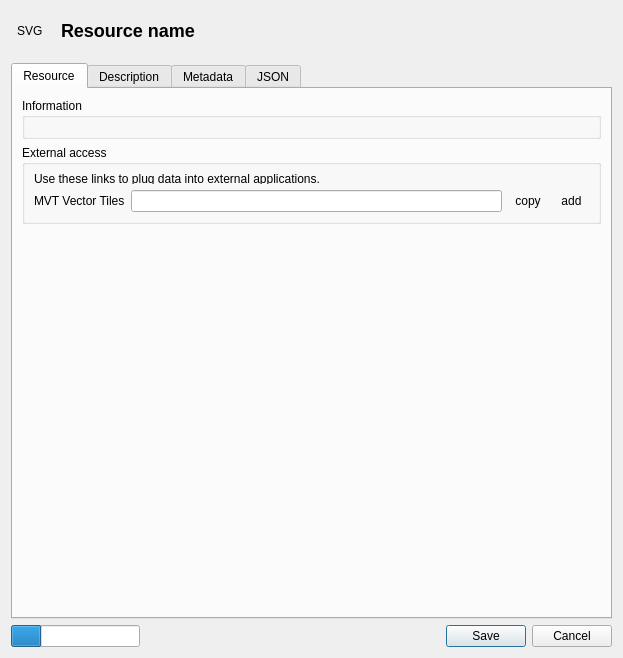
<?xml version="1.0" encoding="UTF-8"?>
<ui version="4.0">
 <class>ResourcePropertiesDiaglogBase</class>
 <widget class="QDialog" name="ResourcePropertiesDiaglogBase">
  <property name="geometry">
   <rect>
    <x>0</x>
    <y>0</y>
    <width>623</width>
    <height>658</height>
   </rect>
  </property>
  <property name="windowTitle">
   <string>Resource properties</string>
  </property>
  <property name="sizeGripEnabled">
   <bool>false</bool>
  </property>
  <layout class="QVBoxLayout" name="verticalLayout_4">
   <item>
    <layout class="QHBoxLayout" name="header_layout">
     <property name="spacing">
      <number>12</number>
     </property>
     <property name="leftMargin">
      <number>6</number>
     </property>
     <property name="rightMargin">
      <number>6</number>
     </property>
     <property name="bottomMargin">
      <number>6</number>
     </property>
     <item>
      <widget class="QLabel" name="resource_icon">
       <property name="minimumSize">
        <size>
         <width>32</width>
         <height>32</height>
        </size>
       </property>
       <property name="maximumSize">
        <size>
         <width>32</width>
         <height>32</height>
        </size>
       </property>
       <property name="text">
        <string>SVG</string>
       </property>
      </widget>
     </item>
     <item>
      <widget class="QLabel" name="resource_name_label">
       <property name="maximumSize">
        <size>
         <width>537</width>
         <height>537</height>
        </size>
       </property>
       <property name="whatsThis">
        <string>&lt;html&gt;&lt;head/&gt;&lt;body&gt;&lt;p&gt;&lt;span style=&quot; font-size:14pt; font-weight:600;&quot;&gt;fefr&lt;/span&gt;&lt;/p&gt;&lt;/body&gt;&lt;/html&gt;</string>
       </property>
       <property name="text">
        <string>&lt;html&gt;&lt;head/&gt;&lt;body&gt;&lt;h2&gt;&lt;p&gt;Resource name&lt;/p&gt;&lt;/h2&gt;&lt;/body&gt;&lt;/html&gt;</string>
       </property>
       <property name="wordWrap">
        <bool>false</bool>
       </property>
      </widget>
     </item>
     <item>
      <spacer name="horizontalSpacer_2">
       <property name="orientation">
        <enum>Qt::Horizontal</enum>
       </property>
       <property name="sizeType">
        <enum>QSizePolicy::Expanding</enum>
       </property>
       <property name="sizeHint" stdset="0">
        <size>
         <width>250</width>
         <height>40</height>
        </size>
       </property>
      </spacer>
     </item>
    </layout>
   </item>
   <item>
    <widget class="QTabWidget" name="tab_widget">
     <property name="enabled">
      <bool>true</bool>
     </property>
     <property name="sizePolicy">
      <sizepolicy hsizetype="Expanding" vsizetype="Expanding">
       <horstretch>0</horstretch>
       <verstretch>0</verstretch>
      </sizepolicy>
     </property>
     <property name="minimumSize">
      <size>
       <width>0</width>
       <height>0</height>
      </size>
     </property>
     <property name="currentIndex">
      <number>0</number>
     </property>
     <property name="usesScrollButtons">
      <bool>false</bool>
     </property>
     <widget class="QWidget" name="resource_tab">
      <property name="sizePolicy">
       <sizepolicy hsizetype="Preferred" vsizetype="Preferred">
        <horstretch>0</horstretch>
        <verstretch>0</verstretch>
       </sizepolicy>
      </property>
      <attribute name="title">
       <string>Resource</string>
      </attribute>
      <layout class="QVBoxLayout" name="verticalLayout">
       <item>
        <widget class="QGroupBox" name="info_group">
         <property name="enabled">
          <bool>true</bool>
         </property>
         <property name="sizePolicy">
          <sizepolicy hsizetype="Expanding" vsizetype="Preferred">
           <horstretch>0</horstretch>
           <verstretch>0</verstretch>
          </sizepolicy>
         </property>
         <property name="minimumSize">
          <size>
           <width>0</width>
           <height>0</height>
          </size>
         </property>
         <property name="maximumSize">
          <size>
           <width>16777215</width>
           <height>150</height>
          </size>
         </property>
         <property name="title">
          <string>Information</string>
         </property>
         <layout class="QVBoxLayout" name="verticalLayout_9">
          <item>
           <layout class="QFormLayout" name="info_layout">
            <property name="horizontalSpacing">
             <number>20</number>
            </property>
           </layout>
          </item>
         </layout>
        </widget>
       </item>
       <item>
        <widget class="QGroupBox" name="external_access_group">
         <property name="enabled">
          <bool>true</bool>
         </property>
         <property name="sizePolicy">
          <sizepolicy hsizetype="Minimum" vsizetype="Minimum">
           <horstretch>0</horstretch>
           <verstretch>0</verstretch>
          </sizepolicy>
         </property>
         <property name="maximumSize">
          <size>
           <width>16777215</width>
           <height>16777215</height>
          </size>
         </property>
         <property name="title">
          <string>External access</string>
         </property>
         <layout class="QVBoxLayout" name="verticalLayout_5">
          <item>
           <widget class="QLabel" name="label">
            <property name="sizePolicy">
             <sizepolicy hsizetype="Minimum" vsizetype="Minimum">
              <horstretch>0</horstretch>
              <verstretch>0</verstretch>
             </sizepolicy>
            </property>
            <property name="minimumSize">
             <size>
              <width>0</width>
              <height>10</height>
             </size>
            </property>
            <property name="maximumSize">
             <size>
              <width>16777215</width>
              <height>10</height>
             </size>
            </property>
            <property name="text">
             <string>Use these links to plug data into external applications.</string>
            </property>
           </widget>
          </item>
          <item>
           <layout class="QHBoxLayout" name="horizontalLayout_3">
            <item>
             <widget class="QLabel" name="mvt_label">
              <property name="sizePolicy">
               <sizepolicy hsizetype="Minimum" vsizetype="Fixed">
                <horstretch>0</horstretch>
                <verstretch>0</verstretch>
               </sizepolicy>
              </property>
              <property name="text">
               <string>MVT Vector Tiles</string>
              </property>
             </widget>
            </item>
            <item>
             <widget class="QLineEdit" name="mvt_lineedit"/>
            </item>
            <item>
             <widget class="QToolButton" name="copy_toolbutton">
              <property name="text">
               <string>copy</string>
              </property>
              <property name="autoRaise">
               <bool>true</bool>
              </property>
             </widget>
            </item>
            <item>
             <widget class="QToolButton" name="add_toolbutton">
              <property name="text">
               <string>add</string>
              </property>
              <property name="autoRaise">
               <bool>true</bool>
              </property>
             </widget>
            </item>
           </layout>
          </item>
         </layout>
        </widget>
       </item>
       <item>
        <spacer name="verticalSpacer">
         <property name="orientation">
          <enum>Qt::Vertical</enum>
         </property>
         <property name="sizeType">
          <enum>QSizePolicy::Expanding</enum>
         </property>
         <property name="sizeHint" stdset="0">
          <size>
           <width>20</width>
           <height>20</height>
          </size>
         </property>
        </spacer>
       </item>
      </layout>
     </widget>
     <widget class="QWidget" name="description_tab">
      <attribute name="title">
       <string>Description</string>
      </attribute>
      <layout class="QVBoxLayout" name="verticalLayout_2">
       <item>
        <widget class="QTextEdit" name="description_field"/>
       </item>
      </layout>
     </widget>
     <widget class="QWidget" name="metadata_tab">
      <attribute name="title">
       <string>Metadata</string>
      </attribute>
      <layout class="QVBoxLayout" name="verticalLayout_3">
       <item>
        <widget class="QTableView" name="metadata_table">
         <property name="dragEnabled">
          <bool>true</bool>
         </property>
         <attribute name="horizontalHeaderCascadingSectionResizes">
          <bool>false</bool>
         </attribute>
         <attribute name="horizontalHeaderShowSortIndicator" stdset="0">
          <bool>false</bool>
         </attribute>
         <attribute name="horizontalHeaderStretchLastSection">
          <bool>true</bool>
         </attribute>
         <attribute name="verticalHeaderCascadingSectionResizes">
          <bool>false</bool>
         </attribute>
        </widget>
       </item>
      </layout>
     </widget>
     <widget class="QWidget" name="json_tab">
      <attribute name="title">
       <string>JSON</string>
      </attribute>
      <layout class="QVBoxLayout" name="verticalLayout_7">
       <item>
        <widget class="QsciScintilla" name="json_field">
         <property name="sizePolicy">
          <sizepolicy hsizetype="Expanding" vsizetype="Expanding">
           <horstretch>0</horstretch>
           <verstretch>0</verstretch>
          </sizepolicy>
         </property>
        </widget>
       </item>
      </layout>
     </widget>
    </widget>
   </item>
   <item>
    <layout class="QHBoxLayout" name="footer_layout">
     <item>
      <widget class="QProgressBar" name="progress_bar">
       <property name="value">
        <number>24</number>
       </property>
       <property name="textVisible">
        <bool>false</bool>
       </property>
       <property name="invertedAppearance">
        <bool>false</bool>
       </property>
       <property name="format">
        <string>%p%</string>
       </property>
      </widget>
     </item>
     <item>
      <spacer name="horizontalSpacer">
       <property name="orientation">
        <enum>Qt::Horizontal</enum>
       </property>
       <property name="sizeType">
        <enum>QSizePolicy::Expanding</enum>
       </property>
       <property name="sizeHint" stdset="0">
        <size>
         <width>300</width>
         <height>20</height>
        </size>
       </property>
      </spacer>
     </item>
     <item>
      <widget class="QDialogButtonBox" name="dialog_button">
       <property name="orientation">
        <enum>Qt::Horizontal</enum>
       </property>
       <property name="standardButtons">
        <set>QDialogButtonBox::Cancel|QDialogButtonBox::Save</set>
       </property>
      </widget>
     </item>
    </layout>
   </item>
  </layout>
 </widget>
 <customwidgets>
  <customwidget>
   <class>QsciScintilla</class>
   <extends>QFrame</extends>
   <header>Qsci/qsciscintilla.h</header>
  </customwidget>
 </customwidgets>
 <resources/>
 <connections>
  <connection>
   <sender>dialog_button</sender>
   <signal>accepted()</signal>
   <receiver>ResourcePropertiesDiaglogBase</receiver>
   <slot>accept()</slot>
   <hints>
    <hint type="sourcelabel">
     <x>490</x>
     <y>444</y>
    </hint>
    <hint type="destinationlabel">
     <x>157</x>
     <y>274</y>
    </hint>
   </hints>
  </connection>
  <connection>
   <sender>dialog_button</sender>
   <signal>rejected()</signal>
   <receiver>ResourcePropertiesDiaglogBase</receiver>
   <slot>reject()</slot>
   <hints>
    <hint type="sourcelabel">
     <x>490</x>
     <y>450</y>
    </hint>
    <hint type="destinationlabel">
     <x>286</x>
     <y>274</y>
    </hint>
   </hints>
  </connection>
 </connections>
</ui>
